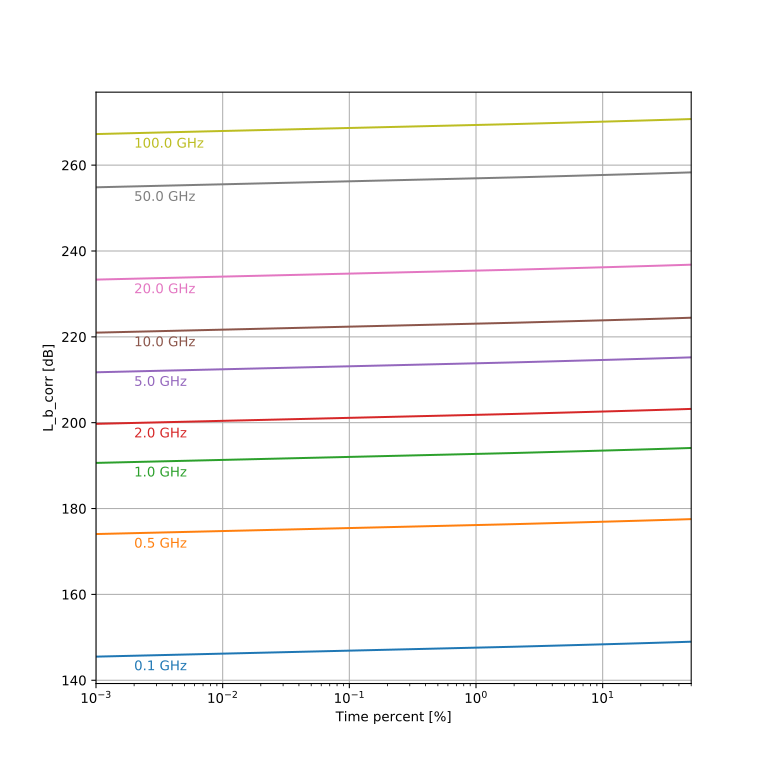

Source code (Python):
import numpy as np
import matplotlib.pyplot as plt
from pycraf import pathprof, conversions as cnv
from astropy import units as u


lon_tx, lat_tx = 6.8836 * u.deg, 50.525 * u.deg
lon_rx, lat_rx = 7.3334 * u.deg, 50.635 * u.deg
hprof_step = 100 * u.m  # resolution of height profile
omega = 0. * u.percent
temperature = 290. * u.K
pressure = 1013. * u.hPa
h_tg, h_rg = 5 * u.m, 50 * u.m
G_t, G_r = 0 * cnv.dBi, 15 * cnv.dBi
zone_t, zone_r = pathprof.CLUTTER.URBAN, pathprof.CLUTTER.SUBURBAN

frequency = np.array([0.1, 0.5, 1, 2, 5, 10, 20, 50, 100])
time_percent = np.logspace(-3, np.log10(50), 100)

# as frequency and time_percent are arrays, we need to add
# new axes to allow proper broadcasting
results = pathprof.losses_complete(
    frequency[:, np.newaxis] * u.GHz,
    temperature,
    pressure,
    lon_tx, lat_tx,
    lon_rx, lat_rx,
    h_tg, h_rg,
    hprof_step,
    time_percent[np.newaxis] * u.percent,
    zone_t=zone_t, zone_r=zone_r,
    )

fig, ax = plt.subplots(1, figsize=(8, 8))
L_b_corr = results['L_b_corr'].value
t = time_percent.squeeze()
lidx = np.argmin(np.abs(t - 2e-3))
for idx, f in enumerate(frequency.squeeze()):
    p = ax.semilogx(t, L_b_corr[idx], '-')
    ax.text(
        2e-3, L_b_corr[idx][lidx] - 1,
        '{:.1f} GHz'.format(f),
        ha='left', va='top', color=p[0].get_color(),
        )

ax.grid()
ax.set_xlim((time_percent[0], time_percent[-1]))
ax.set_xlabel('Time percent [%]')
ax.set_ylabel('L_b_corr [dB]')
